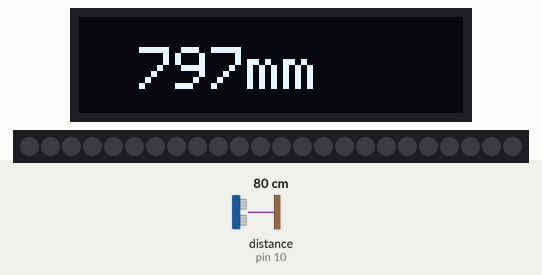
Bench run of a sketch on a simulated Arduino Uno, built with avr-gcc and run on an emulated ATmega328P. Shown: 128×32 one-colour display, 24 RGB LEDs in strip order, left to right. Wiring (inferred from the names in the program): ultrasonic range finder: trigger pin 9; echo pin 10. Inputs (shaded band) come from the test bench; at power-on: distance to the obstacle (sensor on pin 10) 80 cm. The echo pulse lasts 58.3 µs per cm.

Above: at 1.2 s.
1.3 s: distance to the obstacle (sensor on pin 10) set to 2 cm
At 2.4 s:
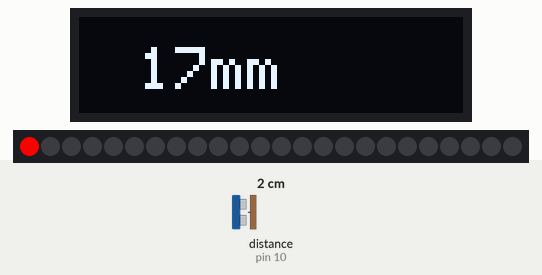
2.8 s: distance to the obstacle (sensor on pin 10) set to 18 cm
At 3.8 s:
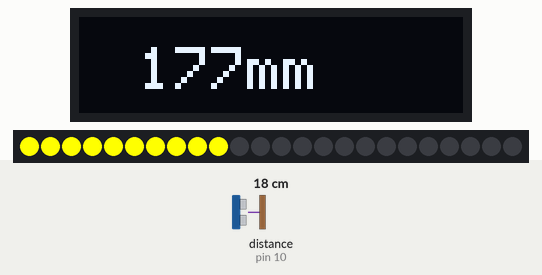
4.3 s: distance to the obstacle (sensor on pin 10) set to 35 cm
At 4.9 s:
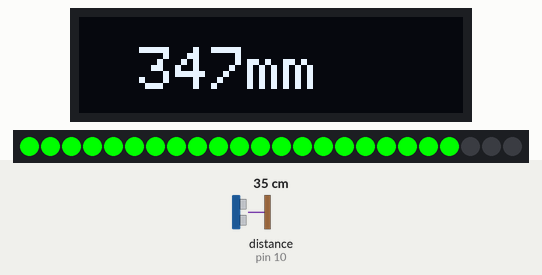
Timing chart, 0 to 7.3 s (numbered marks = the images above; inputs shaded):
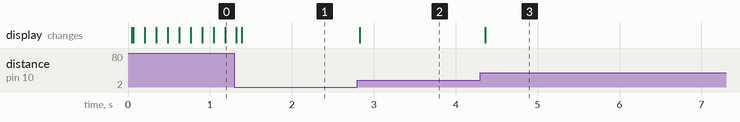

The sketch:

Arduino_RGB_Distance_Radar.ino
```cpp
/*
  ---------------------------------------------------------
  Project         : Ultrasonic Distance Indicator
  Youtube Channel : @AmithLabs
  Author          : Amith Wijekoon
  ---------------------------------------------------------

  FINAL WORKING VERSION

  Features:
  - Live distance measurement using HC-SR04
  - OLED live distance display in mm
  - WS2812B RGB LED distance indicator
  - Green / Yellow / Red warning zones
  - Smooth 24 LED bar indication
  - 390mm measuring range

  Hardware Used:
  - Arduino UNO
  - HC-SR04 Ultrasonic Sensor
  - WS2812B 5V LED Strip
  - 0.91" OLED Display (I2C)

  LED Logic:
  - 260mm ~ 390mm  = Green
  - 130mm ~ 260mm  = Yellow
  - 0mm   ~ 130mm  = Red

  LED Resolution:
  - 24 LEDs across 390mm
  - 1 LED = 16.25mm

  OLED I2C Pins:
  SDA = A4
  SCL = A5

  Ultrasonic Sensor Pins:
  TRIG = D9
  ECHO = D10

  LED Strip Pin:
  DIN = D6

  Important:
  - Use external 5V supply for LED strip
  - Connect Arduino GND and LED power GND together
  - Recommended:
      * 330 Ohm resistor on DATA line
      * 1000uF capacitor across 5V and GND

  ---------------------------------------------------------
*/

#include <FastLED.h>
#include <Wire.h>
#include <Adafruit_GFX.h>
#include <Adafruit_SSD1306.h>

// =========================================================
// LED STRIP SETTINGS
// =========================================================

// LED data pin connected to WS2812B DIN
#define LED_PIN         6

// Total number of LEDs in strip
#define NUM_LEDS        24

// Create LED array
CRGB leds[NUM_LEDS];


// =========================================================
// ULTRASONIC SENSOR SETTINGS
// =========================================================

// HC-SR04 Trigger Pin
#define TRIG_PIN        9

// HC-SR04 Echo Pin
#define ECHO_PIN        10


// =========================================================
// OLED DISPLAY SETTINGS
// =========================================================

// OLED display width
#define SCREEN_WIDTH    128

// OLED display height
#define SCREEN_HEIGHT   32

// Create OLED display object
Adafruit_SSD1306 display(SCREEN_WIDTH, SCREEN_HEIGHT, &Wire, -1);


// =========================================================
// VARIABLES
// =========================================================

// Variable to store measured distance in millimeters
float distanceMM = 0;


// =========================================================
// SETUP FUNCTION
// Runs only once when Arduino powers ON
// =========================================================

void setup() {

  // -------------------------------------------------------
  // Configure Ultrasonic Sensor Pins
  // -------------------------------------------------------

  pinMode(TRIG_PIN, OUTPUT);
  pinMode(ECHO_PIN, INPUT);


  // -------------------------------------------------------
  // Initialize WS2812B LED Strip
  // -------------------------------------------------------
  // LED Type  : WS2812
  // Data Pin  : D6
  // Color Type: GRB
  // -------------------------------------------------------

  FastLED.addLeds<WS2812, LED_PIN, GRB>(leds, NUM_LEDS);


  // -------------------------------------------------------
  // Initialize OLED Display
  // -------------------------------------------------------

  display.begin(SSD1306_SWITCHCAPVCC, 0x3C);

  // Clear OLED screen
  display.clearDisplay();

  // Update display
  display.display();


  // -------------------------------------------------------
  // Turn OFF all LEDs at startup
  // -------------------------------------------------------

  FastLED.clear();
  FastLED.show();

}


// =========================================================
// MAIN LOOP FUNCTION
// Runs continuously forever
// =========================================================

void loop() {

  // =======================================================
  // STEP 1 : READ DISTANCE FROM HC-SR04 SENSOR
  // =======================================================

  // Send LOW pulse before trigger
  digitalWrite(TRIG_PIN, LOW);
  delayMicroseconds(2);

  // Send 10us HIGH pulse to trigger sensor
  digitalWrite(TRIG_PIN, HIGH);
  delayMicroseconds(10);

  // Stop trigger pulse
  digitalWrite(TRIG_PIN, LOW);

  // Read echo pulse duration
  long duration = pulseIn(ECHO_PIN, HIGH);

  // Convert time into distance (millimeters)
  //
  // Sound speed = 0.343 mm/us
  // Divide by 2 because signal travels forward and back
  //
  distanceMM = duration * 0.343 / 2;


  // =======================================================
  // STEP 2 : DISPLAY DISTANCE ON OLED
  // =======================================================

  // Clear OLED buffer
  display.clearDisplay();

  // Set text size
  display.setTextSize(2);

  // Set text color
  display.setTextColor(WHITE);

  // Set text position
  display.setCursor(20, 10);

  // Print measured distance
  display.print(distanceMM, 0);

  // Print unit
  display.print("mm");

  // Update OLED display
  display.display();


  // =======================================================
  // STEP 3 : CONTROL LED STRIP
  // =======================================================

  // Turn OFF all LEDs first
  FastLED.clear();


  // -------------------------------------------------------
  // Only operate LEDs within 390mm range
  // -------------------------------------------------------

  if(distanceMM <= 390) {

    // -----------------------------------------------------
    // LED Calculation
    // -----------------------------------------------------
    //
    // 390mm / 24 LEDs = 16.25mm per LED
    //
    // Example:
    // 162mm = around 10 LEDs
    //
    // constrain() limits value between 0 and 24
    // -----------------------------------------------------

    int ledCount = constrain(distanceMM / 16.25, 0, 24);


    // Variable to store selected LED color
    CRGB color;


    // =====================================================
    // DISTANCE COLOR ZONES
    // =====================================================

    // -----------------------------------------------------
    // GREEN ZONE
    // 260mm ~ 390mm
    // -----------------------------------------------------

    if(distanceMM > 260) {

      color = CRGB(0, 255, 0);

    }

    // -----------------------------------------------------
    // YELLOW ZONE
    // 130mm ~ 260mm
    // -----------------------------------------------------

    else if(distanceMM > 130) {

      color = CRGB(255, 255, 0);

    }

    // -----------------------------------------------------
    // RED ZONE
    // 0mm ~ 130mm
    // -----------------------------------------------------

    else {

      color = CRGB(255, 0, 0);

    }


    // =====================================================
    // TURN ON REQUIRED LEDs
    // =====================================================

    // Turn ON LEDs from LED 0 up to ledCount
    for(int i = 0; i < ledCount; i++) {

      leds[i] = color;

    }

  }


  // =======================================================
  // STEP 4 : UPDATE LED STRIP
  // =======================================================

  FastLED.show();


  // Small delay for stable operation
  delay(50);

}
```

Measured:
- after the input at 1.3 s, the display: first changes at once (image 1 shows a later state)
- after the input at 2.8 s, the display: first changes at once (image 2 shows a later state)
- after the input at 4.3 s, the display: first changes after 0.06 s (image 3 shows a later state)
